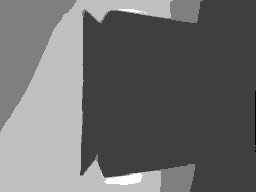
#> input picture scene_a/keyframes/depth/205895234790.png, 256 x 192 px, given as the content of the folder ./data/rgb, which was not available
$ python check_data.py
#> lines starting #> are read from the running program, lines starting #| are printed output that depends on the picture
"""
Scans an already-downloaded dataset folder (rgb/ + depth/) for corrupted
or unreadable image files, so you know upfront how many bad files you're
dealing with instead of hitting them one at a time mid-training.

Usage:
    python check_data.py --data_dir ./data
    python check_data.py --data_dir ./data --delete_corrupted
"""

import os
import glob
import argparse
import cv2


def check_dataset(data_dir, delete_corrupted=False):
#> called with data_dir = './data', delete_corrupted = False
    rgb_paths = sorted(glob.glob(os.path.join(data_dir, "rgb", "*")))
    depth_dir = os.path.join(data_dir, "depth")

    print(f"Checking {len(rgb_paths)} RGB/depth pairs in {data_dir} ...")

    bad_pairs = []

    for i, rgb_path in enumerate(rgb_paths):
        depth_path = os.path.join(depth_dir, os.path.basename(rgb_path))

        rgb_ok, depth_ok = True, True

        rgb = cv2.imread(rgb_path)
#> rgb is the input picture: shape (192, 256, 3); min 1, max 5, mean 2.69
        if rgb is None:
            rgb_ok = False

        if not os.path.isfile(depth_path):
            depth_ok = False
        else:
            depth = cv2.imread(depth_path, cv2.IMREAD_UNCHANGED)
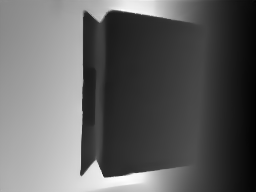
#> depth: shape (192, 256) uint16; min 508, max 1325, mean 820; drawn with min black and max white
            if depth is None:
                depth_ok = False

        if not rgb_ok or not depth_ok:
            reason = []
            if not rgb_ok:
                reason.append("RGB unreadable")
            if not depth_ok:
                reason.append("depth missing/unreadable")
            bad_pairs.append((rgb_path, depth_path, ", ".join(reason)))

        if (i + 1) % 100 == 0:
            print(f"  checked {i + 1}/{len(rgb_paths)}...")

    print(f"\nDone. {len(bad_pairs)} bad pair(s) out of {len(rgb_paths)} total.")

    if bad_pairs:
        print("\nCorrupted/unreadable files:")
        for rgb_path, depth_path, reason in bad_pairs:
            print(f"  {os.path.basename(rgb_path)}: {reason}")

        if delete_corrupted:
            print("\nDeleting corrupted files...")
            for rgb_path, depth_path, _ in bad_pairs:
                if os.path.isfile(rgb_path):
                    os.remove(rgb_path)
                if os.path.isfile(depth_path):
                    os.remove(depth_path)
            print(f"Deleted {len(bad_pairs)} bad pair(s).")
        else:
            print("\nRun again with --delete_corrupted to remove these automatically, "
                  "or re-run download_nyu_data.py to fetch the dataset fresh if a lot "
                  "of files are bad (suggests an interrupted download).")
    else:
        print("Dataset looks clean — safe to proceed with training.")


if __name__ == "__main__":
    parser = argparse.ArgumentParser()
    parser.add_argument("--data_dir", type=str, default="./data")
    parser.add_argument("--delete_corrupted", action="store_true",
                         help="Remove corrupted pairs automatically instead of just reporting them.")
    args = parser.parse_args()

    check_dataset(args.data_dir, args.delete_corrupted)

$ run again, on scene_a/keyframes/depth/205915269739.png
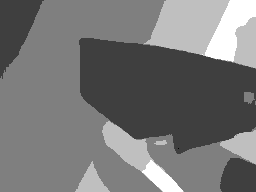
#> input picture scene_a/keyframes/depth/205915269739.png, 256 x 192 px, given as the content of the folder ./data/rgb, which was not available
#> in check_dataset, rgb is the input picture: shape (192, 256, 3); min 0, max 4, mean 1.87
#> in check_dataset, `depth = cv2.imread(depth_path, cv2.IMREAD_UNCHANGED)`:
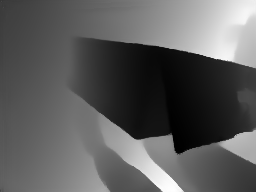
#> depth: shape (192, 256) uint16; min 254, max 1166, mean 586; drawn with min black and max white

$ run again, on scene_a/keyframes/depth/205917903282.png
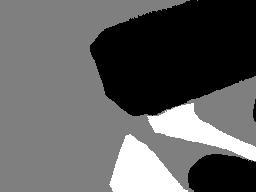
#> input picture scene_a/keyframes/depth/205917903282.png, 256 x 192 px, given as the content of the folder ./data/rgb, which was not available
#> in check_dataset, rgb is the input picture: shape (192, 256, 3); min 1, max 3, mean 1.76
#> in check_dataset, `depth = cv2.imread(depth_path, cv2.IMREAD_UNCHANGED)`:
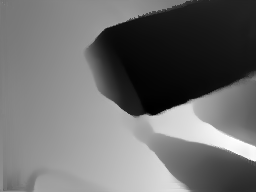
#> depth: shape (192, 256) uint16; min 258, max 957, mean 560.4; drawn with min black and max white

$ run again, on scene_a/keyframes/depth/205919036705.png
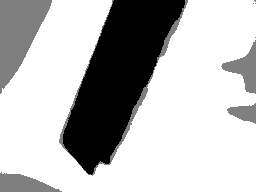
#> input picture scene_a/keyframes/depth/205919036705.png, 256 x 192 px, given as the content of the folder ./data/rgb, which was not available
#> in check_dataset, rgb is the input picture: shape (192, 256, 3); min 1, max 3, mean 2.47
#> in check_dataset, `depth = cv2.imread(depth_path, cv2.IMREAD_UNCHANGED)`:
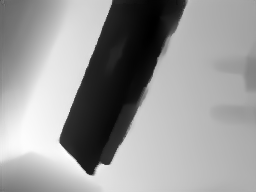
#> depth: shape (192, 256) uint16; min 388, max 994, mean 753.2; drawn with min black and max white
